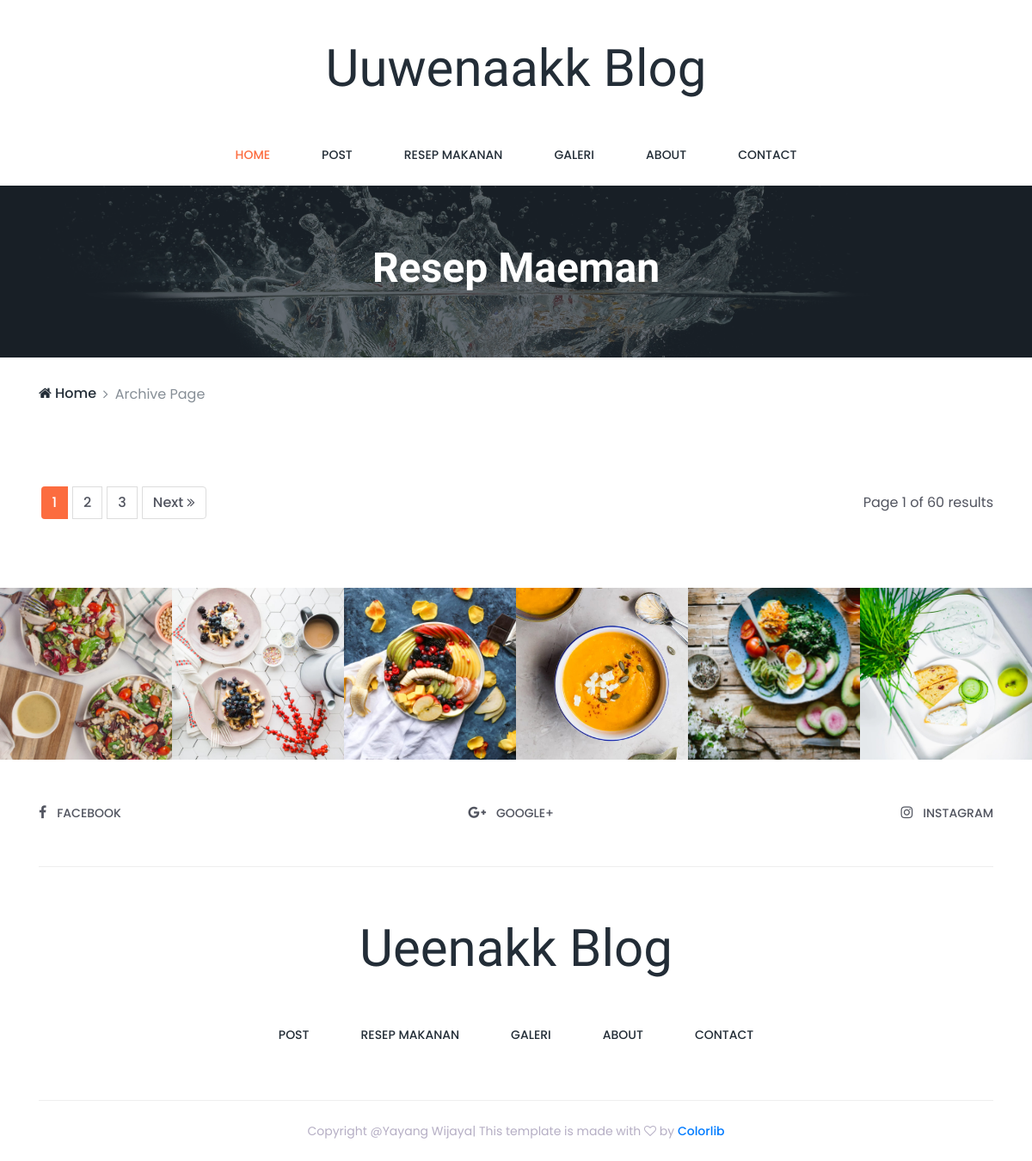
Before: /Home/Resep with the older database file.
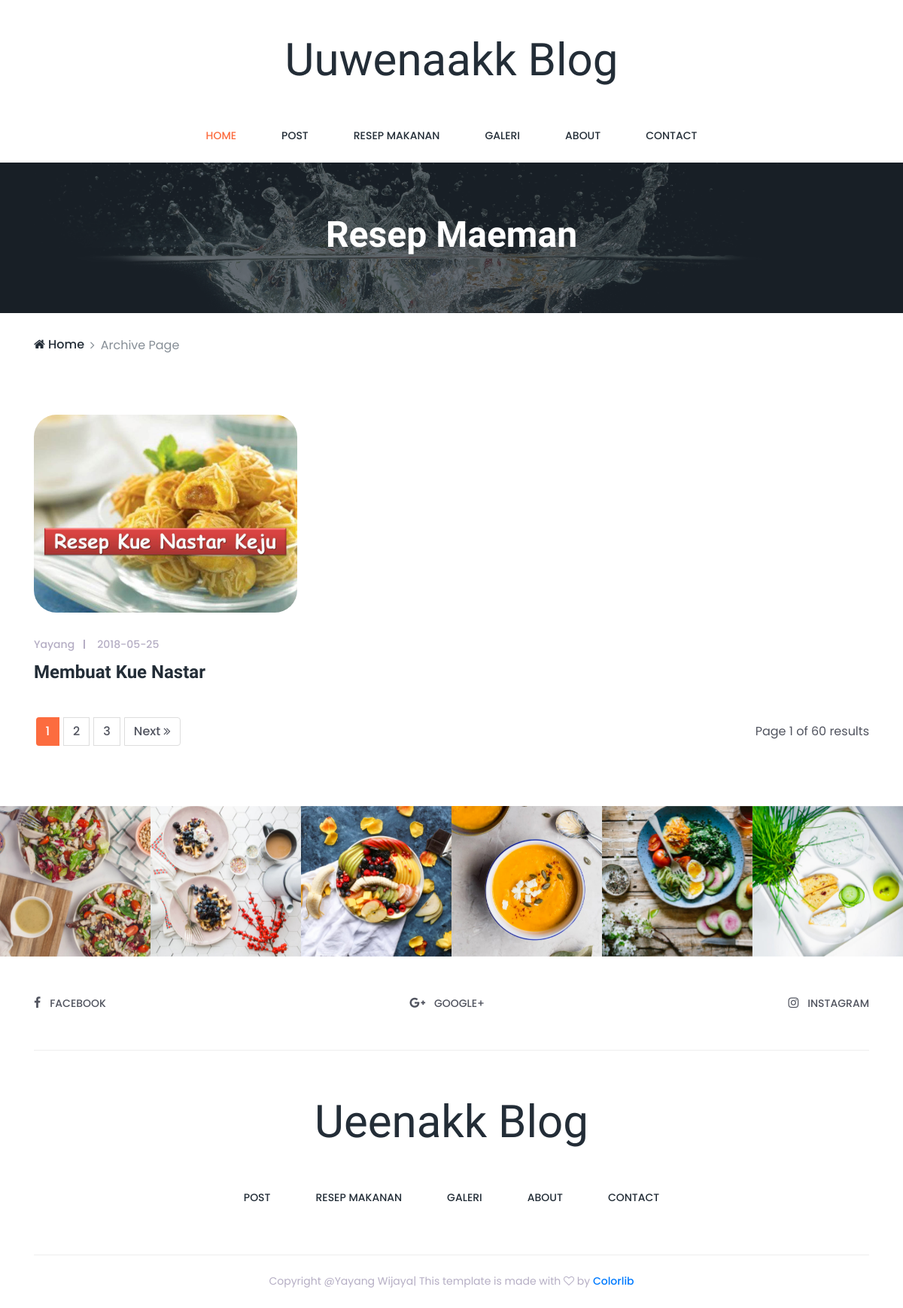
After: the same page with the newer database file.
### tables this page shows
CREATE TABLE `resep` (
  `id_resep` int(11) NOT NULL,
  `judul_resep` varchar(100) NOT NULL,
  `isi_resep` text NOT NULL,
  `gambar_resep` varchar(100) NOT NULL,
  `post_by` varchar(111) NOT NULL,
  `tgl` date NOT NULL
);

### application/controllers/Home.php (called while the page is built, shortened)
<?php
class Home extends CI_Controller {
	function __construct(){
		$this->load->model('M_data');
                $this->load->helper('url');
	}
	public function index($page='Home_tengah',$id= null)
	{
    $data['tampil_posting'] = $this->M_data->tampil_posting();
	    $data['tampil_resep'] = $this->M_data->tampil_resep();
		$data['tampil_slider'] = $this->M_data->tampil_slider();
		$data['tampil_posting_home'] = $this->M_data->tampil_posting_home();
		$data['tampil_posting_populer'] = $this->M_data->tampil_posting_populer();
		$data['tampil_posting_per_id'] = $this->M_data->tampil_posting_per_id($id);
		$data['tampil_resep_per_id'] = $this->M_data->tampil_resep_per_id($id);
		$this->load->view('Home/Header');
  		$this->load->view('Home/'.$page,$data);
    	$this->load->view('Home/Footer');
	}
}

### index.php (called while the page is built, shortened)
<?php
require_once BASEPATH.'core/CodeIgniter.php';

### application/models/M_data.php (called while the page is built, shortened)
<?php
class M_data extends CI_Model{
    function tampil_resep(){
    		$hasil=$this->db->get('resep');
    		return $hasil->result();
    	}
    function tampil_posting_home(){
        $this->db->limit(10);
    		$hasil=$this->db->get('artikel');
    		return $hasil->result();
      	}
    function tampil_posting_populer(){
        $this->db->limit(6);
        $this->db->order_by('suka','DESC');
    		$hasil=$this->db->get('artikel');
    		return $hasil->result();
          	}
    function tampil_posting_per_id($id){
      $this->db->where('id_artikel',$id);
      $hasil=$this->db->get('artikel');
      return $hasil->result();
    }
    function tampil_resep_per_id($id){
      $this->db->where('id_resep',$id);
      $hasil=$this->db->get('resep');
      return $hasil->result();
    }
}
?>

### application/views/Home/Resep.php (the view, shortened to what the changed rows need)
    <div class="breadcumb-area" style="background-image: url(<?php echo base_url() ?>Assets/img/bg-img/breadcumb.jpg);">
        <div class="container h-100">
            <div class="row h-100 align-items-center">
                <div class="col-12">
                    <div class="bradcumb-title text-center">
                        <h2>Resep Maeman</h2>
                    </div>
                </div>
            </div>
        </div>
    </div>
    <section class="archive-area section_padding_80">
        <div class="container">
            <div class="row">
<?php foreach ($tampil_resep as $tampil) {
  ?>
                <div class="col-12 col-md-6 col-lg-4">
                    <div class="single-post wow fadeInUp" data-wow-delay="0.1s">
                        <div class="post-thumb">
                            <img src="<?php echo base_url() ?>Assets/img/blog-img/<?php echo $tampil->gambar_resep ?>" alt="">
                        </div>
                        <div class="post-content">
                            <div class="post-meta d-flex">
                                <div class="post-author-date-area d-flex">
                                    <div class="post-author">
                                        <a href="#"><?php echo $tampil->post_by ?></a>
                                    </div>
                                    <div class="post-date">
                                        <a href="#"><?php echo $tampil->tgl ?></a>
                                    </div>
                                </div>
                            </div>
                            <a href="<?php echo base_url() ?>Home/Pilih_posting/<?php echo $tampil->id_resep ?>">
                                <h4 class="post-headline"><?php echo $tampil->judul_resep ?></h4>
                            </a>
                        </div>
                    </div>
                </div>
<?php } ?>
            </div>
        </div>
    </section>

Changed rows visible on the page:
added resep: gambar_resep (picture), post_by "Yayang", tgl "2018-05-25", judul_resep "Membuat Kue Nastar"
